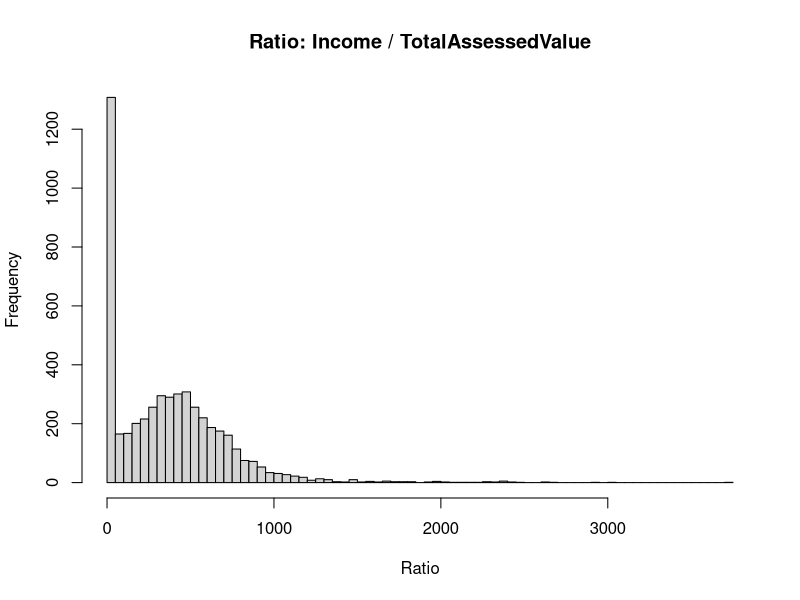
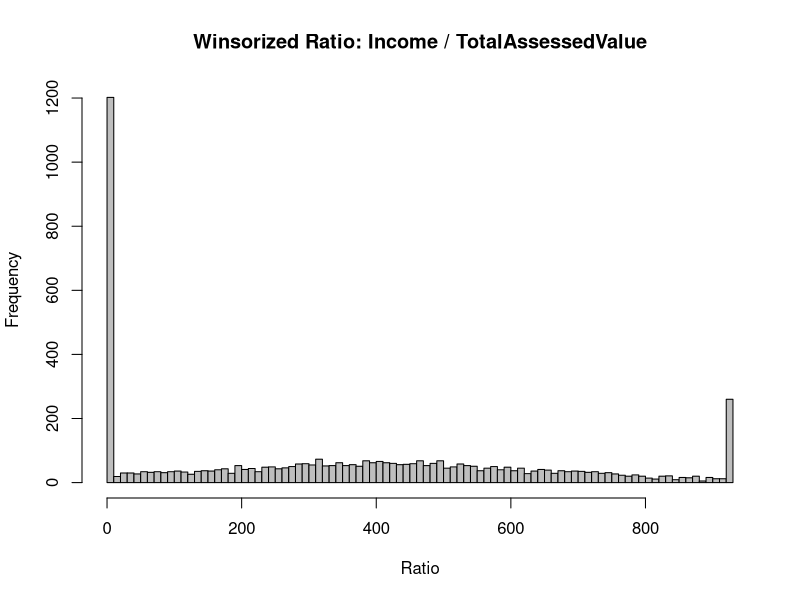
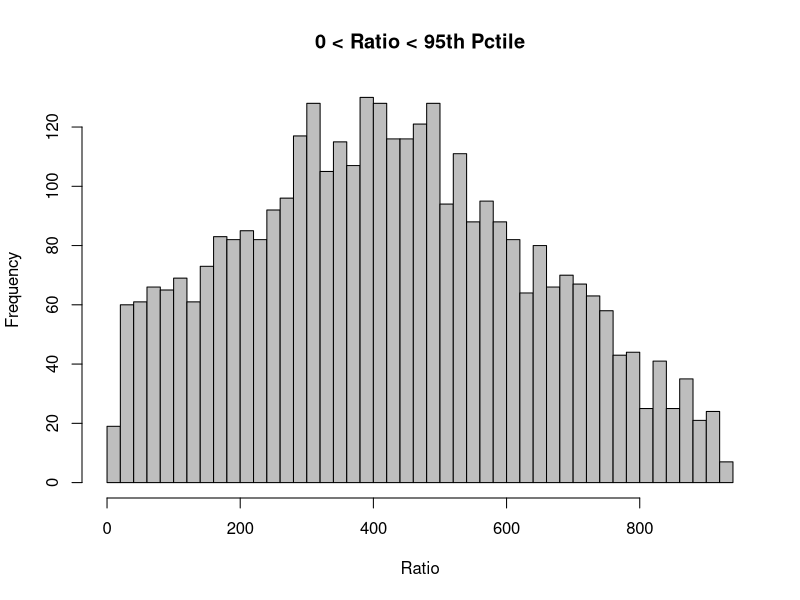

These figures' R source, in order:
# Winsorisation is the transformation of statistics by limiting extreme values 
# in the statistical data to reduce the effect of possibly spurious outliers.
winsorize <- function(x) {
  quantiles <- quantile( x, c(.05, .95 ) )
  x[ x < quantiles[1] ] <- quantiles[1]
  x[ x > quantiles[2] ] <- quantiles[2]
  x
}

this.dir = '~/Documents/Code/modeling/'
setwd(this.dir)

# import the data
x = read.csv('data/income_tav_ratio.csv')
head(x)

# raw ratio
hist(x$ratio, breaks=100, main='Ratio: Income / TotalAssessedValue', xlab='Ratio')

# winsorized ratio
x$ratio.winsor = winsorize(x$ratio)
hist(x$ratio.winsor, col='gray', breaks=100, 
     main='Winsorized Ratio: Income / TotalAssessedValue', xlab='Ratio')

# 0 < ratio < 95th pctile
q95 = quantile(x$ratio, .95)
hist(x[x$ratio.winsor < q95 & x$ratio.winsor > 0,]$ratio, breaks=60, col='gray', 
     main='0 < Ratio < 95th Pctile', xlab='Ratio')
